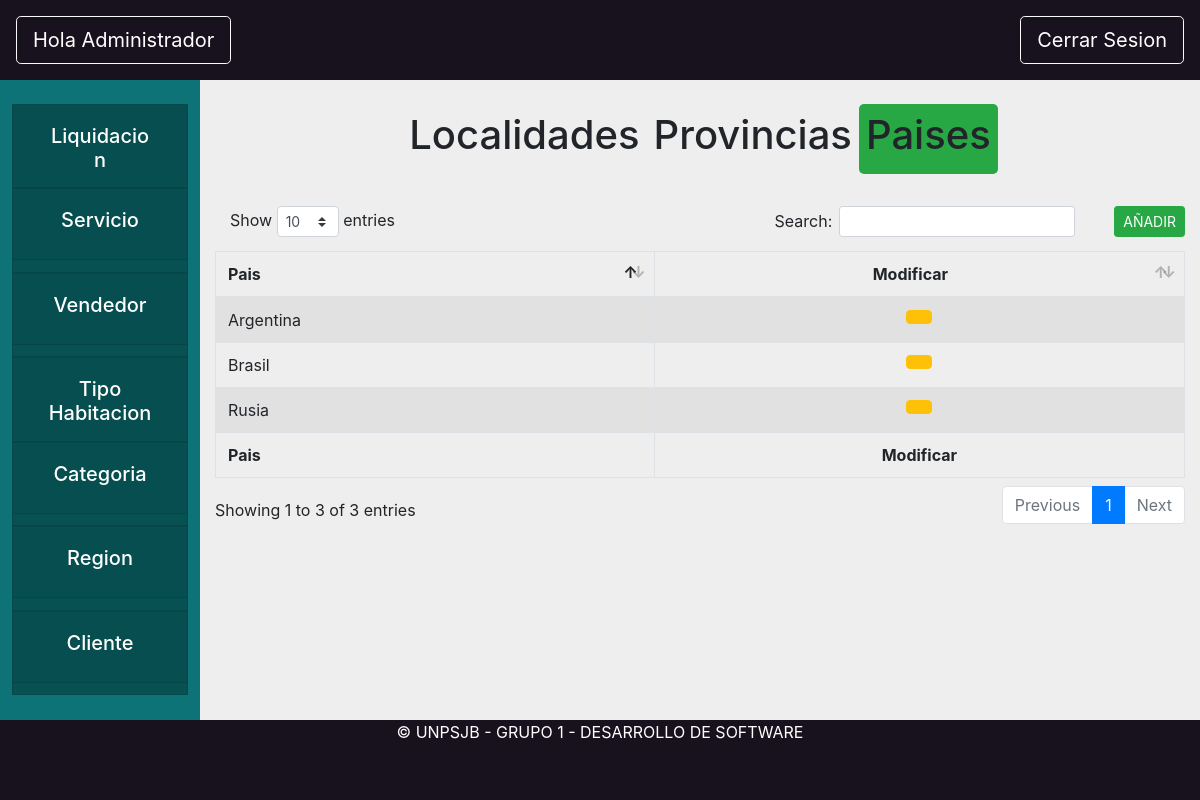
Screenshot of /core/region with the database file from the repository.
### core/models.py (models this page shows)
class Pais(models.Model):
    nombre = models.CharField(max_length=200, unique=True)
    class Meta:
      verbose_name_plural = "Paises"
    def __str__(self):
        return self.nombre

### core/views.py (the view)
# urls.py: path('region',views.regionAdmin, name="opcionRegion"),
def regionAdmin(request):
    paises = Pais.objects.all()
    provincias = Provincia.objects.all()
    localidades = Localidad.objects.all()
    return render(request, "core/regionAdmin.html", {"paises": paises, "localidades": localidades, "provincias": provincias})

### core/models.py (called while the page is built)
    def __str__(self):
        return self.nombre

    def __str__(self):
        return self.nombre

### core/templates/core/regionAdmin.html (shortened to what this page needs)
{% extends 'base/base_administrador.html'%}
{% load static %}
{% block content %}
<div class="switch-toggle switch-3 switch-candy sm row justify-content-center my-4">
    <label for="ciudad" onclick="">
        <h1>Localidades</h1>
    </label>
    <label for="provincia" onclick="">
        <h1>Provincias</h1>
    </label>
    <label for="pais" onclick="">
        <h1>Paises</h1>
    </label>
</div>
<div class="formularioRegion" id="vistaPais">
    <table id="example3" class="table table-striped table-bordered" style="width:100%">
        <thead>
            <tr>
                <button type="button" class="btn btn-success ml-4 float-right btn-sm" data-toggle="modal"
                    data-target="#crearPais" onclick="abrir_modal('{% url 'core:modalCrearPais' %}','#crearPais');">
                    AÑADIR</button>
                <th>Pais</th>
                <th>
                    <Center>Modificar</Center>
                </th>
            </tr>
        </thead>
        <tbody>
            {% for pais in paises %}
            <tr>
                <td>{{pais.nombre}}</td>
                <td>
                    <center>
                        <button type="button" class="btn btn-warning" data-toggle="modal" data-target="#modificarPais"
                            onclick="abrir_modal('{% url 'core:modalModificarPais' pais %}','#modificarPais');">
                        </button>
                    </center>
                </td>
            </tr>
            {% endfor %}
        </tbody>
        <tfoot>
            <tr>
                <th>Pais</th>
                <th>
                    <Center>Modificar</Center>
                </th>
            </tr>
        </tfoot>
    </table>
</div>
{% endblock content %}

### static/css/styleBase.css (style rules this page uses)
.bodyComplete { background-color: #eeeeee; width: 100%; height: 100%; }

### core/templates/core/regionAdmin.html (style rules this page uses)
.switch-toggle { margin-top: 1vh; }
.switch-toggle input+label { padding: 7px; float: center; cursor: pointer; }
.switch-toggle input:checked+label { background: #28a745; border-radius: 5px; }

### rows the page displays
Pais: nombre "Argentina"
Pais: nombre "Brasil"
Pais: nombre "Rusia"
